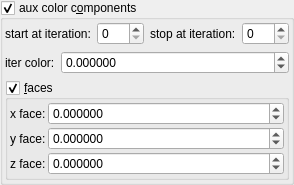
    <widget class="MyGroupBox" name="groupCheck_fold_color_aux_color_enabled_false">
     <property name="title">
      <string>aux color c&amp;omponents</string>
     </property>
     <property name="checkable">
      <bool>true</bool>
     </property>
     <layout class="QVBoxLayout" name="verticalLayout_12">
      <property name="leftMargin">
       <number>2</number>
      </property>
      <property name="topMargin">
       <number>2</number>
      </property>
      <property name="rightMargin">
       <number>2</number>
      </property>
      <property name="bottomMargin">
       <number>2</number>
      </property>
      <item>
       <layout class="QHBoxLayout" name="horizontalLayout_21" stretch="0,1,0,1">
        <item>
         <widget class="QLabel" name="label_102">
          <property name="text">
           <string>start at iteration:</string>
          </property>
         </widget>
        </item>
        <item>
         <widget class="MySpinBox" name="spinboxInt_fold_color_start_iterations_A">
          <property name="sizePolicy">
           <sizepolicy hsizetype="Minimum" vsizetype="Maximum">
            <horstretch>0</horstretch>
            <verstretch>0</verstretch>
           </sizepolicy>
          </property>
          <property name="minimum">
           <number>0</number>
          </property>
          <property name="maximum">
           <number>999</number>
          </property>
          <property name="value">
           <number>0</number>
          </property>
         </widget>
        </item>
        <item>
         <widget class="QLabel" name="label_74">
          <property name="text">
           <string>stop at iteration:</string>
          </property>
         </widget>
        </item>
        <item>
         <widget class="MySpinBox" name="spinboxInt_fold_color_stop_iterations_A">
          <property name="sizePolicy">
           <sizepolicy hsizetype="Preferred" vsizetype="Maximum">
            <horstretch>0</horstretch>
            <verstretch>0</verstretch>
           </sizepolicy>
          </property>
          <property name="maximum">
           <number>999</number>
          </property>
         </widget>
        </item>
       </layout>
      </item>
      <item>
       <layout class="QHBoxLayout" name="horizontalLayout_22" stretch="0,1">
        <item>
         <widget class="QLabel" name="label_286">
          <property name="text">
           <string>iter color:</string>
          </property>
         </widget>
        </item>
        <item>
         <widget class="MyDoubleSpinBox" name="spinbox4_fold_color_difs_0000_x">
          <property name="sizePolicy">
           <sizepolicy hsizetype="Minimum" vsizetype="Maximum">
            <horstretch>0</horstretch>
            <verstretch>0</verstretch>
           </sizepolicy>
          </property>
          <property name="prefix">
           <string/>
          </property>
          <property name="suffix">
           <string/>
          </property>
          <property name="decimals">
           <number>6</number>
          </property>
          <property name="minimum">
           <double>-100.000000000000000</double>
          </property>
          <property name="maximum">
           <double>100.000000000000000</double>
          </property>
          <property name="singleStep">
           <double>0.100000000000000</double>
          </property>
         </widget>
        </item>
       </layout>
      </item>
      <item>
       <widget class="MyGroupBox" name="groupCheck_fold_color_aux_color_enabledA_false">
        <property name="title">
         <string>&amp;faces</string>
        </property>
        <property name="checkable">
         <bool>true</bool>
        </property>
        <layout class="QVBoxLayout" name="verticalLayout_15" stretch="0">
         <property name="spacing">
          <number>2</number>
         </property>
         <property name="leftMargin">
          <number>2</number>
         </property>
         <property name="topMargin">
          <number>2</number>
         </property>
         <property name="rightMargin">
          <number>2</number>
         </property>
         <property name="bottomMargin">
          <number>2</number>
         </property>
         <item>
          <layout class="QGridLayout" name="gridLayout_6" columnstretch="0,1">
           <property name="spacing">
            <number>2</number>
           </property>
           <item row="1" column="1">
            <widget class="MyDoubleSpinBox" name="spinbox4_fold_color_difs_0000_z">
             <property name="sizePolicy">
              <sizepolicy hsizetype="Minimum" vsizetype="Maximum">
               <horstretch>0</horstretch>
               <verstretch>0</verstretch>
              </sizepolicy>
             </property>
             <property name="prefix">
              <string/>
             </property>
             <property name="suffix">
              <string/>
             </property>
             <property name="decimals">
              <number>6</number>
             </property>
             <property name="minimum">
              <double>-100.000000000000000</double>
             </property>
             <property name="maximum">
              <double>100.000000000000000</double>
             </property>
             <property name="singleStep">
              <double>0.100000000000000</double>
             </property>
            </widget>
           </item>
           <item row="1" column="0">
            <widget class="QLabel" name="label_178">
             <property name="text">
              <string>y face:</string>
             </property>
            </widget>
           </item>
           <item row="0" column="1">
            <widget class="MyDoubleSpinBox" name="spinbox4_fold_color_difs_0000_y">
             <property name="sizePolicy">
              <sizepolicy hsizetype="Minimum" vsizetype="Maximum">
               <horstretch>0</horstretch>
               <verstretch>0</verstretch>
              </sizepolicy>
             </property>
             <property name="prefix">
              <string/>
             </property>
             <property name="suffix">
              <string/>
             </property>
             <property name="decimals">
              <number>6</number>
             </property>
             <property name="minimum">
              <double>-100.000000000000000</double>
             </property>
             <property name="maximum">
              <double>100.000000000000000</double>
             </property>
             <property name="singleStep">
              <double>0.100000000000000</double>
             </property>
            </widget>
           </item>
           <item row="0" column="0">
            <widget class="QLabel" name="label_289">
             <property name="text">
              <string>x face:</string>
             </property>
            </widget>
           </item>
           <item row="2" column="1">
            <widget class="MyDoubleSpinBox" name="spinbox4_fold_color_difs_0000_w">
             <property name="sizePolicy">
              <sizepolicy hsizetype="Minimum" vsizetype="Maximum">
               <horstretch>0</horstretch>
               <verstretch>0</verstretch>
              </sizepolicy>
             </property>
             <property name="prefix">
              <string/>
             </property>
             <property name="suffix">
              <string/>
             </property>
             <property name="decimals">
              <number>6</number>
             </property>
             <property name="minimum">
              <double>-100.000000000000000</double>
             </property>
             <property name="maximum">
              <double>100.000000000000000</double>
             </property>
             <property name="singleStep">
              <double>0.100000000000000</double>
             </property>
            </widget>
           </item>
           <item row="2" column="0">
            <widget class="QLabel" name="label_179">
             <property name="text">
              <string>z face:</string>
             </property>
            </widget>
           </item>
          </layout>
         </item>
        </layout>
       </widget>
      </item>
     </layout>
    </widget>
